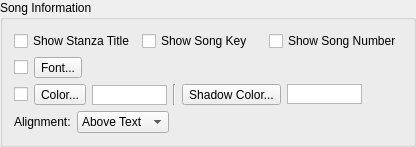
       <widget class="QGroupBox" name="groupBoxSongInfo2">
        <property name="title">
         <string>Song Information</string>
        </property>
        <layout class="QVBoxLayout" name="verticalLayout_2">
         <item>
          <layout class="QHBoxLayout" name="horizontalLayout_7">
           <item>
            <widget class="QCheckBox" name="checkBoxStanzaTitle2">
             <property name="text">
              <string>Show Stanza Title</string>
             </property>
            </widget>
           </item>
           <item>
            <widget class="QCheckBox" name="checkBoxSongKey2">
             <property name="text">
              <string>Show Song Key</string>
             </property>
            </widget>
           </item>
           <item>
            <widget class="QCheckBox" name="checkBoxSongNumber2">
             <property name="text">
              <string>Show Song Number</string>
             </property>
            </widget>
           </item>
          </layout>
         </item>
         <item>
          <layout class="QHBoxLayout" name="horizontalLayout_9">
           <item>
            <widget class="QCheckBox" name="checkBoxSameInfoFont2">
             <property name="sizePolicy">
              <sizepolicy hsizetype="Fixed" vsizetype="Fixed">
               <horstretch>0</horstretch>
               <verstretch>0</verstretch>
              </sizepolicy>
             </property>
            </widget>
           </item>
           <item>
            <widget class="QToolButton" name="toolButtonInfoFont2">
             <property name="text">
              <string>Font...</string>
             </property>
            </widget>
           </item>
           <item>
            <widget class="QLabel" name="labelInfoFont2">
             <property name="text">
              <string/>
             </property>
            </widget>
           </item>
          </layout>
         </item>
         <item>
          <layout class="QHBoxLayout" name="horizontalLayout_15">
           <item>
            <widget class="QCheckBox" name="checkBoxSameInfoColor2">
             <property name="sizePolicy">
              <sizepolicy hsizetype="Fixed" vsizetype="Fixed">
               <horstretch>0</horstretch>
               <verstretch>0</verstretch>
              </sizepolicy>
             </property>
            </widget>
           </item>
           <item>
            <widget class="QToolButton" name="toolButtonInfoColor2">
             <property name="text">
              <string>Color...</string>
             </property>
            </widget>
           </item>
           <item>
            <widget class="QGraphicsView" name="graphicViewInfoColor2">
             <property name="sizePolicy">
              <sizepolicy hsizetype="Minimum" vsizetype="Fixed">
               <horstretch>0</horstretch>
               <verstretch>0</verstretch>
              </sizepolicy>
             </property>
             <property name="minimumSize">
              <size>
               <width>75</width>
               <height>20</height>
              </size>
             </property>
             <property name="maximumSize">
              <size>
               <width>75</width>
               <height>19</height>
              </size>
             </property>
            </widget>
           </item>
           <item>
            <widget class="Line" name="line_7">
             <property name="orientation">
              <enum>Qt::Vertical</enum>
             </property>
            </widget>
           </item>
           <item>
            <widget class="QToolButton" name="toolButtonInfoShadowColor2">
             <property name="text">
              <string>Shadow Color...</string>
             </property>
            </widget>
           </item>
           <item>
            <widget class="QGraphicsView" name="graphicViewInfoShadowColor2">
             <property name="sizePolicy">
              <sizepolicy hsizetype="Fixed" vsizetype="Fixed">
               <horstretch>0</horstretch>
               <verstretch>0</verstretch>
              </sizepolicy>
             </property>
             <property name="minimumSize">
              <size>
               <width>75</width>
               <height>20</height>
              </size>
             </property>
             <property name="maximumSize">
              <size>
               <width>75</width>
               <height>20</height>
              </size>
             </property>
            </widget>
           </item>
           <item>
            <spacer name="horizontalSpacer_15">
             <property name="orientation">
              <enum>Qt::Horizontal</enum>
             </property>
             <property name="sizeHint" stdset="0">
              <size>
               <width>40</width>
               <height>20</height>
              </size>
             </property>
            </spacer>
           </item>
          </layout>
         </item>
         <item>
          <layout class="QHBoxLayout" name="horizontalLayout_20">
           <item>
            <widget class="QLabel" name="labelInfoAlign_2">
             <property name="text">
              <string>Alignment:</string>
             </property>
            </widget>
           </item>
           <item>
            <widget class="QComboBox" name="comboBoxInfoAlign2">
             <item>
              <property name="text">
               <string>Above Text</string>
              </property>
              <property name="icon">
               <iconset resource="softprojector.qrc">
                <normaloff>:/icons/icons/aboveText.png</normaloff>:/icons/icons/aboveText.png</iconset>
              </property>
             </item>
             <item>
              <property name="text">
               <string>Below Text</string>
              </property>
              <property name="icon">
               <iconset resource="softprojector.qrc">
                <normaloff>:/icons/icons/belowText.png</normaloff>:/icons/icons/belowText.png</iconset>
              </property>
             </item>
            </widget>
           </item>
           <item>
            <spacer name="horizontalSpacer_4">
             <property name="orientation">
              <enum>Qt::Horizontal</enum>
             </property>
             <property name="sizeHint" stdset="0">
              <size>
               <width>40</width>
               <height>20</height>
              </size>
             </property>
            </spacer>
           </item>
          </layout>
         </item>
        </layout>
       </widget>
